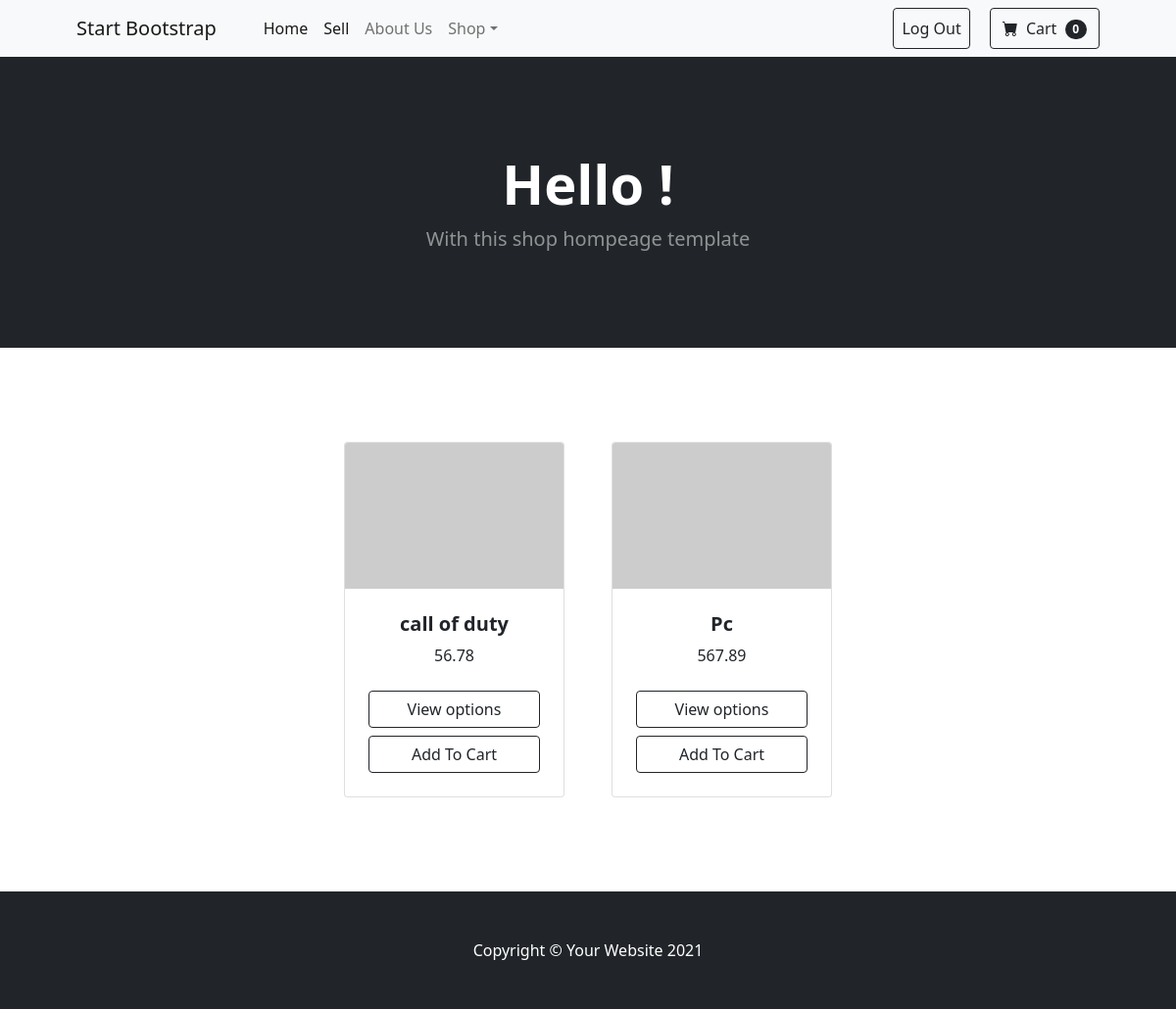
Screenshot of / (signed in) with the database file from the repository.
### shop/models.py (models this page shows, shortened)
class Item(models.Model):
    name=models.CharField(max_length=90)
    post_date=models.DateTimeField(auto_now=True)
    price=models.FloatField()
    user=models.ForeignKey(User,on_delete=models.CASCADE)
    class Meta:
        ordering=['-post_date']

### shop/views.py (the view)
# urls.py: path('', views.Index.as_view(), name='index'),
class Index(View):
    def get(self, req):
        cart=CartItem.objects.filter(user_id=req.user.id)
        cartcount=len(cart)
        items=Item.objects.all()
        ctx={
            'count':cartcount,
            'items':items,
        }
        return render(req, 'shop/home.html',ctx)

### templates/shop/home.html (shortened to what this page needs)
{% extends 'shop/layout.html' %}
{% block content %}
<header class="bg-dark py-5">
    <div class="container px-4 px-lg-5 my-5">
        <div class="text-center text-white">
            <h1 class="display-4 fw-bolder">Hello !</h1>
            <p class="lead fw-normal text-white-50 mb-0">With this shop hompeage template</p>
        </div>
    </div>
</header>
<section class="py-5">
    <div class="container px-4 px-lg-5 mt-5">
        <div class="row gx-4 gx-lg-5 row-cols-2 row-cols-md-3 row-cols-xl-4 justify-content-center">
        {% for item in items %}
        <div class="col-6 mb-5" >
            <div class="card h-100">
                <img class="card-img-top" src="https://dummyimage.com/450x300/dee2e6/6c757d.jpg" alt="..." />
                <div class="card-body p-4">
                    <div class="text-center">
                        <h5 class="fw-bolder">{{ item.name }}</h5>
                        {{ item.price }}
                    </div>
                </div>
                <div class="card-footer p-4 pt-0 border-top-0 bg-transparent">
                    <div class="text-center w-100 d-flex flex-column">
                        <a class="btn btn-outline-dark mt-auto"
                        href="{% url 'item' 20 %}">View options</a>
                        {% if user.is_authenticated %}
                            {% if item.user == user %}
                            <a href="#" class="btn btn-outline-warning mt-2 add-to-basket" data-name='2'>Edit</a>
                            {% else %}
                            <a href="#" class="btn btn-outline-dark mt-2 add-to-basket" data-name='{{item.id}}'>Add To Cart</a>
                            {% endif %}
                        {% endif %}
                    </div>
                </div>
            </div>
        </div>
        {% endfor %}
        </div>
    </div>
</section>
{% endblock %}

### rows the page displays
Item: name "call of duty", price "56.78"
Item: name "Pc", price "567.89"

### other values shown
{{ count }} "0"
